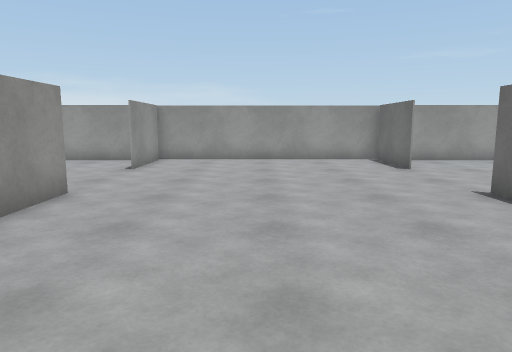
view 1 (above)

15 first-person views from a walk through a 3-D level made in the Unity game engine. The camera is 1.3 m above the floor, tilts 8° down and sees 70° across. The floor is counted in squares, 1 m on a side. Each view is taken from the middle of a square. On the plan, view 1 faces up. The plan holds only what a view shows up to about 15 squares ahead; the rest is blank. The player is left out. Surface patterns are stand-ins for the level's own textures.

view 2
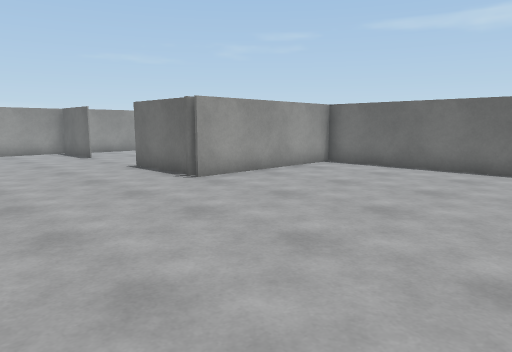

view 3
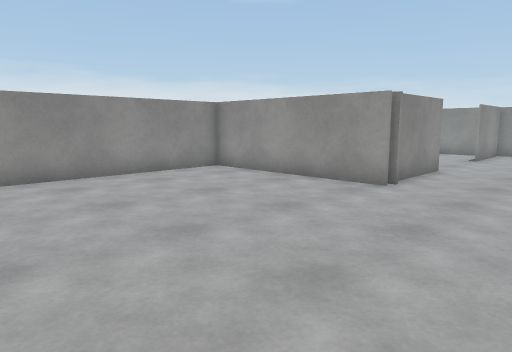

view 4
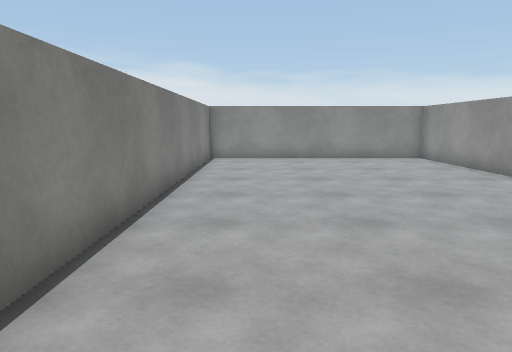

view 5
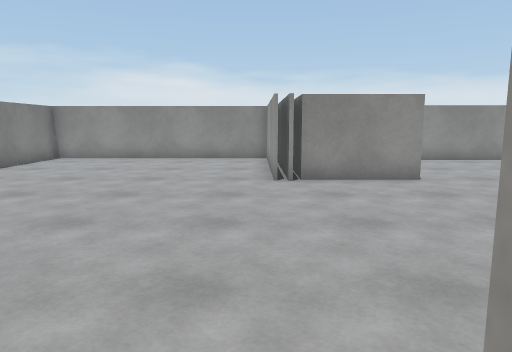

view 6
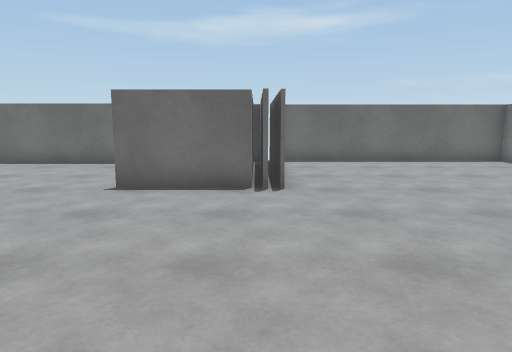

view 7
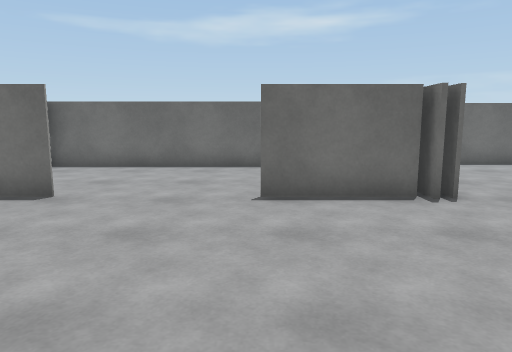

view 8
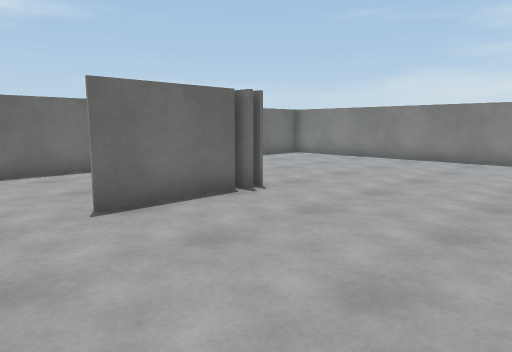

view 9
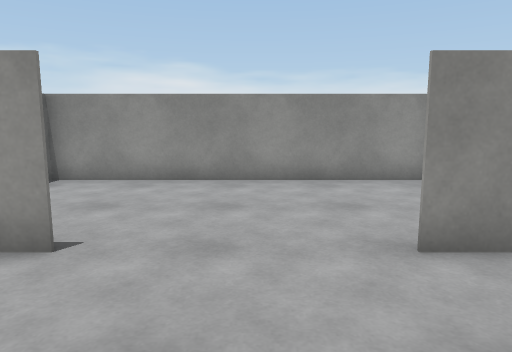

view 10
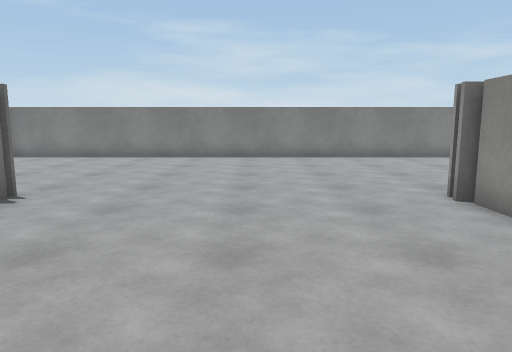

view 11
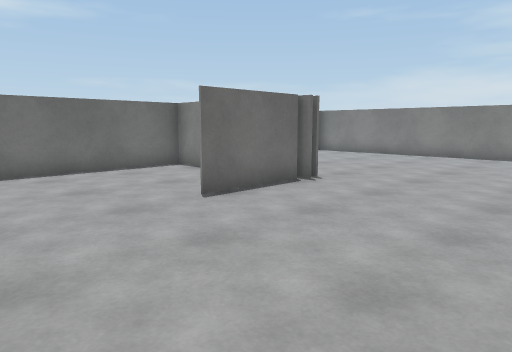

view 12
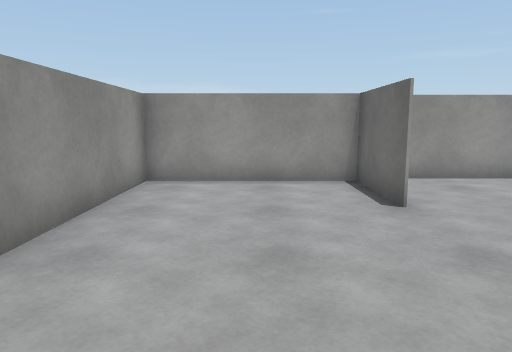

view 13
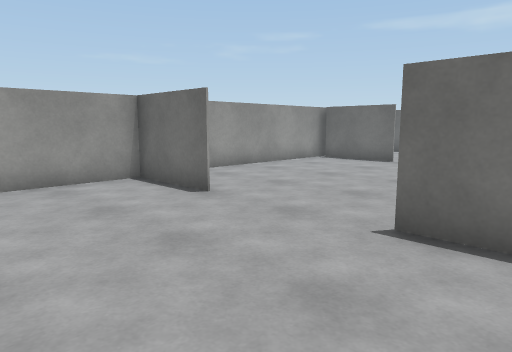

view 14
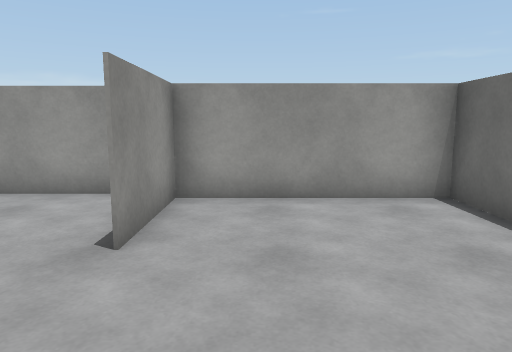

view 15
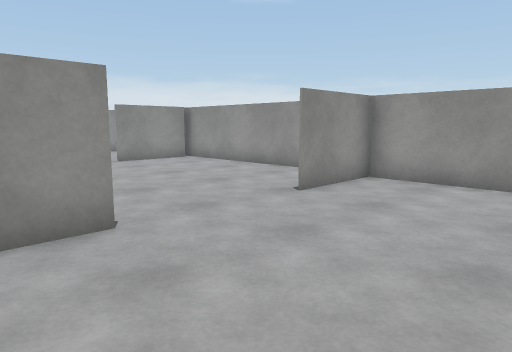

### Floor plan
Points are (right, up) in squares from view 1. A wall is a line through its corners. A room is listed if a view was taken in it or the views show most of it. See-through windows are left out.
Room 1 (views 1, 2, 3, 4, 5, 6, 7, 8, 9, 10, 11, 12, 13, 14, 15)
walls: (-3.4, 3.4) (-9.2, 3.4) (-9.2, -4.8) (10.1, -4.8) (10.1, 3.4) (4.4, 3.4); (-3.5, 4.1) (-5.5, 4.1); (-3.7, 5.6) (-3.7, 7); (4.2, 3.9) (7.2, 3.9); (4.2, 3.5) (10, 3.5); (4.5, 4) (4.5, 7); (-3.6, 7) (-3.6, 3.8) (-4.6, 3.8); (4.6, 7) (4.6, 5.6); (-3.7, 10.6) (-3.7, 13.4) (-8.6, 13.4) (-8.6, 4.1); (4.5, 10.6) (4.5, 13.8) (-3.6, 13.8) (-3.6, 10.6); (8.3, 4.2) (9.5, 4.2) (9.5, 13.4) (4.6, 13.4) (4.6, 10.6)

Where each view was taken, in squares from view 1:
view 1: 0 up, 0 right, facing up
view 2: 4 down, 1 left, facing up-right
view 3: 4 down, 0 right, facing up-left
view 4: 3 down, 5 right, facing left
view 5: 3 up, 5 right, facing left
view 6: 4 up, 3 left, facing right
view 7: 7 up, 2 left, facing right
view 8: 9 up, 1 left, facing down-right
view 9: 9 up, 0 right, facing left
view 10: 10 up, 0 right, facing down
view 11: 11 up, 1 left, facing down-right
view 12: 5 up, 6 left, facing up
view 13: 5 up, 8 left, facing up-right
view 14: 7 up, 6 right, facing up
view 15: 5 up, 9 right, facing up-left
